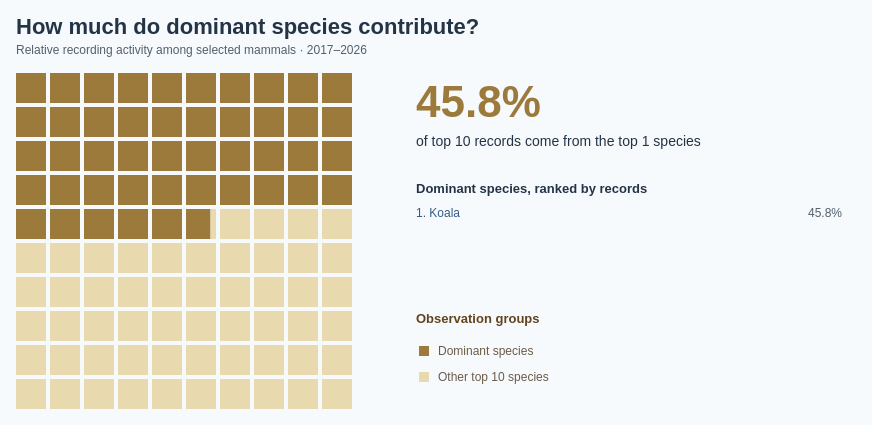

This figure's Vega-Lite source:
### Vega specification from a JSON file in a GitHub repository (floating-point values rounded to 4 significant figures; data arrays with more than 128 entries replaced by an {"elided": "..."} marker saying what was removed)
{"$schema": "https://vega.github.io/schema/vega/v5.json", "description": "Share of observation records among the top 10 mammal species, comparing dominant species with the remaining species in that top 10. Dominant means the top N species by observation count (default top 1; selectable 1, 3, 5, 10), with scientific name ascending breaking ties. The waffle denominator includes only the top 10 species ranked by observation count. Rankings use 2017–2026 observation dates and all coordinates from Dataset/observations-794195.csv: 6,015 species-level records across 146 species. Subspecies are combined with parent species using the first two scientific-name components; genus-only records are excluded. Embedded aggregates match Lollipop.vg.json. The 10 by 10 grid contains 100 squares, each representing 1% of records; a split boundary square preserves the exact share without rounding to whole squares. Grid reads left to right, top to bottom. Counts reflect recording activity, not abundance. Individual species labels use the shared BumpChart palette. Tile colours encode dominant versus other records rather than individual species. Uses the 10 most recent available observation years (2017–2026), including partial 2026.", "width": 840, "height": {"signal": "max(340, observationLegendTop + 80)"}, "padding": 16, "background": "#f7fafc", "title": {"text": "How much do dominant species contribute?", "subtitle": ["Relative recording activity among selected mammals · 2017–2026"], "anchor": "start", "font": "Arial", "fontSize": 22, "color": "#243447", "subtitleFontSize": 12, "subtitleColor": "#52606d", "offset": 16, "subtitlePadding": 6, "subtitleLineHeight": 16, "fontWeight": "bold", "subtitleFont": "Arial"}, "signals": [{"name": "topN", "value": 1, "bind": {"input": "select", "options": [1, 3, 5, 10], "labels": ["Top 1 species", "Top 3 species", "Top 5 species", "Top 10 species"], "name": "Dominant species: "}}, {"name": "hoveredGroup", "value": null, "on": [{"events": "@dominantTiles:mouseover, @otherTiles:mouseover", "update": "event.item.mark.name === 'dominantTiles' ? 'Dominant species' : 'Other top 10 species'"}, {"events": "@legendSymbols:mouseover, @legendLabels:mouseover", "update": "datum.group"}, {"events": "@dominantTiles:mouseout, @otherTiles:mouseout, @legendSymbols:mouseout, @legendLabels:mouseout", "update": "null"}]}, {"name": "totals", "update": "data('summary')[0]"}, {"name": "dominantShare", "update": "totals.dominant / totals.total"}, {"name": "cutoff", "update": "dominantShare * 100"}, {"name": "legendColumnWidth", "value": 280}, {"name": "legendSymbolSize", "value": 100}, {"name": "observationLegendTop", "update": "max(250, 144 + max(0, length(data('topSpecies')) - 1) * 19 + 40)"}], "data": [{"name": "speciesCounts", "values": {"elided": "146 records"}, "transform": [{"type": "window", "sort": {"field": ["count", "scientific_name"], "order": ["descending", "ascending"]}, "ops": ["row_number"], "as": ["rank"]}, {"type": "formula", "expr": "datum.rank <= topN ? datum.count : 0", "as": "dominantCount"}]}, {"name": "summary", "source": "speciesCounts", "transform": [{"type": "filter", "expr": "datum.rank <= 10"}, {"type": "aggregate", "fields": ["count", "dominantCount", "scientific_name"], "ops": ["sum", "sum", "count"], "as": ["total", "dominant", "speciesCount"]}]}, {"name": "topSpecies", "source": "speciesCounts", "transform": [{"type": "filter", "expr": "datum.rank <= topN"}, {"type": "collect", "sort": {"field": "rank", "order": "ascending"}}]}, {"name": "groups", "values": [{"group": "Dominant species", "order": 0}, {"group": "Other top 10 species", "order": 1}], "transform": [{"type": "formula", "expr": "datum.order === 0 ? totals.dominant : totals.total - totals.dominant", "as": "count"}, {"type": "formula", "expr": "datum.count / totals.total", "as": "share"}, {"type": "formula", "expr": "datum.order === 0 ? topN : totals.speciesCount - topN", "as": "speciesCount"}]}, {"name": "cells", "transform": [{"type": "sequence", "start": 0, "stop": 100, "as": "index"}, {"type": "formula", "expr": "clamp(cutoff - datum.index, 0, 1)", "as": "fraction"}]}, {"name": "dominantCells", "source": "cells", "transform": [{"type": "filter", "expr": "datum.fraction > 0"}]}, {"name": "otherCells", "source": "cells", "transform": [{"type": "filter", "expr": "datum.fraction < 1"}]}], "scales": [{"name": "color", "type": "ordinal", "domain": ["Dominant species", "Other top 10 species"], "range": ["#9C7A3C", "#E9D9AE"]}, {"name": "speciesColor", "type": "ordinal", "domain": ["Koala", "Platypus", "Grey-headed Flying-fox", "Greater Glider", "Spotted-tailed Quoll", "European Rabbit", "Quokka", "Tasmanian Devil", "Eastern Barred Bandicoot", "Numbat", "Australian Sea Lion", "Eastern Quoll"], "range": ["#365B85", "#B65C30", "#2A8576", "#885BA6", "#AD4770", "#86701D", "#397FAD", "#6D6B70", "#C17A24", "#5146A0", "#4D7A24", "#bab0ab"], "unknown": "#52606d"}], "marks": [{"name": "otherTiles", "type": "rect", "from": {"data": "otherCells"}, "encode": {"update": {"x": {"signal": "datum.index % 10 * 34 + datum.fraction * 30"}, "y": {"signal": "(45 + floor(datum.index / 10) * 34) - 45"}, "width": {"signal": "30 * (1 - datum.fraction)"}, "height": {"value": 30}, "fill": {"value": "#E9D9AE"}, "fillOpacity": {"signal": "hoveredGroup == null || hoveredGroup === 'Other top 10 species' ? 1 : 0.25"}, "tooltip": {"signal": "{'Group': 'Other top 10 species', 'Species': totals.speciesCount - topN, 'Observations': format((totals.total - totals.dominant), ',d'), 'Share of top 10 records': format((1 - dominantShare), '.2%'), 'Total records': format(totals.total, ',d')}"}, "description": {"signal": "'Other top 10 species: ' + format((1 - dominantShare), '.2%') + ' of records'"}}}}, {"name": "dominantTiles", "type": "rect", "from": {"data": "dominantCells"}, "encode": {"update": {"x": {"signal": "datum.index % 10 * 34"}, "y": {"signal": "(45 + floor(datum.index / 10) * 34) - 45"}, "width": {"signal": "30 * datum.fraction"}, "height": {"value": 30}, "fill": {"value": "#9C7A3C"}, "fillOpacity": {"signal": "hoveredGroup == null || hoveredGroup === 'Dominant species' ? 1 : 0.25"}, "tooltip": {"signal": "{'Group': 'Dominant species', 'Species': topN, 'Observations': format(totals.dominant, ',d'), 'Share of top 10 records': format(dominantShare, '.2%'), 'Total records': format(totals.total, ',d')}"}, "description": {"signal": "'Dominant species: ' + format(dominantShare, '.2%') + ' of records'"}}}}, {"name": "headline", "type": "text", "interactive": false, "encode": {"update": {"x": {"value": 400}, "y": {"value": 44}, "text": {"signal": "format(dominantShare, '.1%')"}, "fontSize": {"value": 44}, "fill": {"value": "#9C7A3C"}, "fontWeight": {"value": "bold"}}}}, {"name": "headlineCaption", "type": "text", "interactive": false, "encode": {"update": {"x": {"value": 400}, "y": {"value": 73}, "text": {"signal": "'of top 10 records come from the top ' + topN + ' species'"}, "fontSize": {"value": 14}, "fill": {"value": "#243447"}, "fontWeight": {"value": "normal"}}}}, {"name": "totalCaption", "type": "text", "interactive": false, "encode": {"update": {"x": {"value": 400}, "y": {"value": 98}, "text": {"value": ""}, "fontSize": {"value": 12}, "fill": {"value": "#52606d"}, "fontWeight": {"value": "normal"}}}}, {"name": "legendSymbols", "type": "symbol", "from": {"data": "groups"}, "encode": {"update": {"x": {"value": 408}, "y": {"signal": "observationLegendTop + 28 + datum.order * 26"}, "shape": {"value": "square"}, "size": {"signal": "legendSymbolSize"}, "fill": {"scale": "color", "field": "group"}, "opacity": {"signal": "hoveredGroup == null || hoveredGroup === datum.group ? 1 : 0.25"}, "tooltip": {"signal": "{'Group': datum.group, 'Species': datum.speciesCount, 'Observations': format(datum.count, ',d'), 'Share of top 10 records': format(datum.share, '.2%')}"}}}}, {"name": "legendLabels", "type": "text", "interactive": true, "encode": {"update": {"x": {"value": 422}, "y": {"signal": "observationLegendTop + 28 + datum.order * 26"}, "text": {"field": "group"}, "fontSize": {"value": 12}, "fill": {"value": "#6a5b49"}, "fontWeight": {"value": "normal"}, "tooltip": {"signal": "{'Group': datum.group, 'Species': datum.speciesCount, 'Observations': format(datum.count, ',d'), 'Share of top 10 records': format(datum.share, '.2%')}"}, "baseline": {"value": "middle"}, "font": {"value": "Arial"}}}, "from": {"data": "groups"}}, {"name": "listHeading", "type": "text", "interactive": false, "encode": {"update": {"x": {"value": 400}, "y": {"value": 120}, "text": {"signal": "'Dominant species, ranked by records'"}, "fontSize": {"value": 13}, "fill": {"value": "#243447"}, "fontWeight": {"value": "bold"}}}}, {"name": "speciesLabels", "type": "text", "interactive": false, "encode": {"update": {"x": {"value": 400}, "y": {"signal": "144 + (datum.rank - 1) * 19"}, "text": {"signal": "datum.rank + '. ' + datum.species"}, "fontSize": {"value": 12}, "fill": {"scale": "speciesColor", "field": "species"}, "fontWeight": {"value": "normal"}, "limit": {"value": 290}}}, "from": {"data": "topSpecies"}}, {"name": "speciesShares", "type": "text", "interactive": false, "encode": {"update": {"x": {"value": 826}, "y": {"signal": "144 + (datum.rank - 1) * 19"}, "text": {"signal": "format(datum.count / totals.total, '.1%')"}, "fontSize": {"value": 12}, "fill": {"value": "#52606d"}, "fontWeight": {"value": "normal"}, "align": {"value": "right"}}}, "from": {"data": "topSpecies"}}, {"name": "legendTitle", "type": "text", "interactive": false, "encode": {"update": {"x": {"value": 400}, "y": {"signal": "observationLegendTop"}, "text": {"value": "Observation groups"}, "font": {"value": "Arial"}, "fontSize": {"value": 13}, "fontWeight": {"value": "bold"}, "fill": {"value": "#634320"}}}}], "config": {"font": "Arial", "legend": {"labelFont": "Arial", "titleFont": "Arial", "labelFontSize": 12, "titleFontSize": 13, "titleFontWeight": "bold", "labelColor": "#6a5b49", "titleColor": "#634320", "symbolType": "square", "symbolSize": 100, "rowPadding": 8, "columnPadding": 24, "labelOffset": 8}}, "usermeta": {"observationWindow": {"source": "Dataset/observations-794195.csv", "dateField": "observed_on", "years": [2017, 2018, 2019, 2020, 2021, 2022, 2023, 2024, 2025, 2026], "yearCount": 10, "includesPartialLatestYear": true}}}
